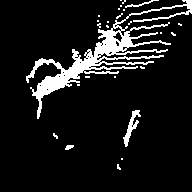
#> input picture captures/2024-02-05-213953_00077.png, 192 x 192 px, found by its file name; its folder holds only this picture in this run
$ python mapper.py
#> lines starting #> are read from the running program, lines starting #| are printed output that depends on the picture; after the words box and inside, x2 and y2 are one past the last pixel; in counts of white or black regions, pixels touching at a corner belong together
### anglerdroid/vision/visodom.py
import cv2
import numpy as np
import math
from dataclasses import dataclass
from typing import Any,Optional,List

@dataclass
class Motion2D:
    lin_vel:     Optional[float]
    ang_vel:     Optional[float]
    seconds:     Optional[float]
    img_tf:      Optional[np.array]
    img_tf_inv:  Optional[np.array]
    dtheta:      Optional[float]
    dx:          Optional[float]
    dy:          Optional[float]
    euclid_dist: Optional[float]
    travel_dist: Optional[float]
    arc_radius:  Optional[float]


class TopdownVisualOdometry:
    def __init__(self, pixel_size=.01, center=None, show_matches=False):
        # meters per pixel
        self.pixel_size = pixel_size

        # (x,y) center of rotation for motion (set to center of first image if not given)
        self.center = center

        # window with keypoint matches
        self.show_matches = show_matches

        # or feature params
        self.good_feat_percent = .4
        self.max_feat = 1000


    # [118 lines left out: functions find_transform, find_motion2d, not called in this run]


# [38 lines that do not run on import are left out]

### anglerdroid/vision/mapper.py
import cv2
import numpy as np
import math
from dataclasses import dataclass
from typing import Any,Optional,List

from .visodom import TopdownVisualOdometry


def load_images_from_folder(folder_path):
    # Get a list of all PNG files in the folder
#> called with folder_path = 'captures/'
    png_files = [file for file in os.listdir(folder_path) if file.endswith('.png')]

    # Sort the files based on their names
    png_files.sort()

    # Initialize an empty list to store images
    images = []

    # Loop through each PNG file
    for file_name in png_files:
        # Read the image using OpenCV
        image = cv2.imread(os.path.join(folder_path, file_name),cv2.IMREAD_GRAYSCALE)
#> image: shape (192, 192); 9.8% white; 26 white regions (22 under 20 px), largest, box (x1, y1, x2, y2) and area: (26, 0, 192, 119) 3132, (123, 110, 141, 147) 211, (125, 0, 159, 8) 63, (65, 145, 74, 150) 32

        # Optionally, you can resize the image if needed
        # image = cv2.resize(image, (width, height))

        # Append the image to the list
        images.append(image)

    # Convert the list of images to a NumPy array
    images_array = np.array(images)

    return images_array


def draw_transform(image, m, center_x=500, center_y=50, bot_angle=0):
    # Calculate new position and angle
    new_x = center_x + m.dx
    new_y = center_y + m.dy
    new_angle = bot_angle +m.dtheta

    # Draw a line representing the movement
    cv2.line(image, (int(center_x), int(center_y)), (int(new_x), int(new_y)), (0, 255, 0), 2)

    # Draw a circle representing the bot
    cv2.circle(image, (int(new_x), int(new_y)), 2, (0, 0, 255), -1)

    # Calculate the endpoint of the orientation line
    end_x = int(new_x + 50 * np.cos(new_angle))
    end_y = int(new_y + 50 * np.sin(new_angle))

    # Draw a line representing the orientation
    #cv2.line(image, (int(new_x), int(new_y)), (end_x, end_y), (255, 0, 0), 2)

    return image

def rotateImage(image, angle):
    center=tuple(np.array(image.shape[0:2])/2)
    rot_mat = cv2.getRotationMatrix2D(center,angle,1.0)
    return cv2.warpAffine(image, rot_mat, image.shape[0:2],flags=cv2.INTER_LINEAR)

def overlay_image(image_large, image_small, center_x, center_y, weight=1.0):
    # Get the dimensions of the small image
    small_height, small_width = image_small.shape

    # Calculate the top-left corner coordinates for placing the small image based on the center
    top_left_x = center_x - small_width // 2
    top_left_y = center_y - small_height // 2

    # Calculate the region of interest (ROI) on the large image
    roi = image_large[top_left_y:top_left_y + small_height, top_left_x:top_left_x + small_width]

    # Overlay the small image onto the ROI with the specified weight
    # Add 'weight' to ROI pixel values, but clip the result to the valid range for np.int8
    roi[np.where(image_small != 0)] = np.minimum(roi[np.where(image_small != 0)] + weight, 255)

    return image_large


if __name__ == '__main__':
    import time
    captures_path="captures/"
    img1 = cv2.imread(captures_path+"2024-02-05-214001_00127.png")
    img2 = cv2.imread(captures_path+"2024-02-05-214001_00132.png")

    cv2.namedWindow("Overlay")
    cv2.createTrackbar("match_percent", "Overlay", 0, 100, lambda x: cv2.setTrackbarPos("match_percent", "Overlay", x))
    cv2.setTrackbarPos("match_percent", "Overlay", 50)

    botxy = (120,212)
    vodom = TopdownVisualOdometry(pixel_size=1, center=botxy, show_matches=True)
    vodom.good_feat_percent=.2
    try:
        while False:
            good_per = cv2.getTrackbarPos('match_percent','Overlay') / 100
            t = time.time()

            vodom.good_feat_percent = good_per
            m = vodom.find_motion2d(img1, img2)
            print(time.time()-t)
            print(m.__dict__)
            print(f"Angle (theta): {np.degrees(m.dtheta):.2f} degrees. ", f"Translation (forward, left): ({m.dx:.2f}, {m.dy:.2f})")

            # Apply the affine transformation to the image
            warped_forward = cv2.warpAffine(img1, m.img_tf, (img2.shape[1], img2.shape[0]))
            warped_back = cv2.warpAffine(img2, m.img_tf_inv, (img2.shape[1], img2.shape[0]))

            #cv2.imshow('Image 1', img1)
            #cv2.imshow('Image 2', img2)
            cv2.imshow('Overlay', cv2.addWeighted(img2,.3,warped_forward,.3,0.0))
            cv2.imshow('Overlay2', cv2.addWeighted(img1,.3,warped_back,.3,0.0))

            cv2.waitKey(1)
    except KeyboardInterrupt:
        pass

    cv2.destroyAllWindows()

    import cv2
    import numpy as np
    import os
    import pickle

    def skeletonize(img):
        size = np.size(img)
        skel = np.zeros(img.shape,np.uint8)

        ret,img = cv2.threshold(img,127,255,0)
        element = cv2.getStructuringElement(cv2.MORPH_CROSS,(3,3))
        done = False
        img = cv2.erode(img,element)
        img = cv2.erode(img,element)
        while( not done):
            eroded = cv2.erode(img,element)
            temp = cv2.dilate(eroded,element)
            temp = cv2.subtract(img,temp)
            skel = cv2.bitwise_or(skel,temp)
            img = eroded.copy()

            zeros = size - cv2.countNonZero(img)
            if zeros==size:
                done = True

        #skel = cv2.dilate(skel,element)
        return skel
        #cv2.imshow("skel",skel)

    folder_path = "captures/"
    pickle_file = "images.pkl"

    # Check if pickle file exists
    if os.path.exists(pickle_file):
        # Load images from pickle file
        with open(pickle_file, 'rb') as f:
            images_array = pickle.load(f)
    else:
        print("reloading images")
        # Load images from folder and sort
        images_array = load_images_from_folder(folder_path)
        for i in range(len(images_array)):
            images_array[i]=skeletonize(images_array[i])
#> this loop made 1 pass
#> (size in skeletonize, element in skeletonize) on pass 1: (36864, [[0, 1, 0], [1, 1, 1], [0, 1, 0]])
#> pass 1, in skeletonize, `img = cv2.erode(img,element)`:
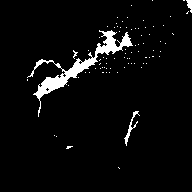
#> img: shape (192, 192); 4.2% white; 81 white regions (78 under 20 px), largest, box (x1, y1, x2, y2) and area: (27, 30, 133, 117) 1281, (124, 111, 140, 146) 107, (186, 0, 192, 13) 46
#> pass 1, in skeletonize, `img = cv2.erode(img,element)`:
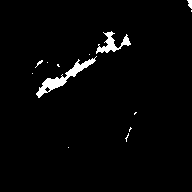
#> img: shape (192, 192); 2.4% white; 13 white regions (10 under 20 px), largest, box (x1, y1, x2, y2) and area: (36, 56, 97, 98) 510, (96, 31, 131, 54) 289, (187, 0, 192, 9) 30

        # Save images array to pickle file
        with open(pickle_file, 'wb') as f:
            pickle.dump(images_array, f)


    # Initialize a blank image for drawing transformations
    blank_image = np.zeros((2000, 2000, 3), dtype=np.uint8)
    # Initialize a blank image for drawing transformations
    map_image = np.zeros((2000, 2000, 1), dtype=np.uint8)
    # Set initial bot pose
    bot_x, bot_y, bot_angle = 1000, 1000, np.radians(-90)

    # Iterate over each image and display using OpenCV
    skip = 1
    start = 0
    end = min(400,len(images_array))
#> end = 1
    for i in range(start+1, end, skip):
        # Display the image
        cv2.imshow('Image', images_array[i])
        print("image ",i)

        try:
            m = vodom.find_motion2d(images_array[i-1],images_array[i])
        except:
            print("nothing",i)
            continue

        if abs(m.dx)>(80 * skip) or abs(m.dy)>(80 * skip) or np.degrees(abs(m.dtheta))>20:
            print("skip",i,m.dx,m.dy,m.dtheta)
            continue
        m.dx=m.dx
        m.dy=m.dy


         # Draw the transformation on the blank image
        #blank_image = draw_transform(blank_image, m, center_x=bot_x, center_y=bot_y, bot_angle=bot_angle)

        # Update bot's pose
        print("rotated",np.degrees(abs(m.dtheta)))
        bot_angle += m.dtheta
        new_x = bot_x + m.dx * np.cos(bot_angle) - m.dy * np.sin(bot_angle)
        new_y = bot_y - m.dx * np.sin(bot_angle) + m.dy * np.cos(bot_angle)


        cv2.line(blank_image, (int(bot_x), int(bot_y)), (int(new_x), int(new_y)), (0, 255, 0), 1)
        bot_x=new_x
        bot_y=new_y


        # Display the transformed image
        bls = cv2.resize(blank_image, (800, 800))
        cv2.imshow('Transformed Image', bls)
        cv2.imshow('Image before', images_array[i])
        unrotated=rotateImage(images_array[i], np.degrees(bot_angle) )
        cv2.imshow('unrotated Image', unrotated)
        print(np.degrees(bot_angle))

        #map_image = np.zeros((2000, 2000, 1), dtype=np.uint8)

        map_image=overlay_image(map_image,unrotated,int(bot_x),int(-bot_y),255)
        mps = cv2.resize(map_image, (800, 800))
        cv2.imshow('map', mps)

        # Wait for a key press
        cv2.waitKey(3)  # Adjust the delay (in milliseconds) to control the frame rate
#> blank_image: shape (2000, 2000, 3); every value is 0
#> map_image: shape (2000, 2000, 1); every value is 0
#> after the loop, bot_angle = -1.57

        # Close the window
    cv2.destroyAllWindows()

$ run again, on captures/2024-02-05-214245_01232.png
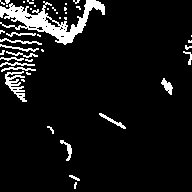
#> input picture captures/2024-02-05-214245_01232.png, 192 x 192 px, found by its file name
#> image: shape (192, 192); 8.1% white; 44 white regions (28 under 20 px), largest, box (x1, y1, x2, y2) and area: (0, 0, 105, 45) 1567, (5, 71, 27, 102) 283, (161, 78, 173, 95) 98
#> the loop `for i in range(len(images_array)):` made 1 pass
#> (size in skeletonize, element in skeletonize) on pass 1: (36864, [[0, 1, 0], [1, 1, 1], [0, 1, 0]])
#> pass 1, in skeletonize, `img = cv2.erode(img,element)`:
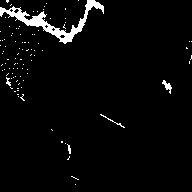
#> img: shape (192, 192); 3.4% white; 96 white regions (91 under 20 px), largest, box (x1, y1, x2, y2) and area: (0, 0, 104, 44) 944, (162, 80, 172, 94) 57, (100, 114, 125, 128) 37, (6, 77, 11, 86) 24, (67, 144, 71, 154) 22
#> pass 1, in skeletonize, `img = cv2.erode(img,element)`:
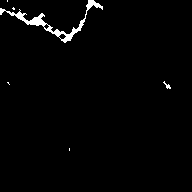
#> img: shape (192, 192); 1.7% white; 6 white regions (4 under 20 px), largest, box (x1, y1, x2, y2) and area: (0, 0, 103, 43) 594, (163, 81, 171, 89) 24
#> end = 1
#> after the loop `for i in range(start+1, end, skip):`: bot_angle = -1.57

$ run again, on captures/2024-02-05-214249_01257.png
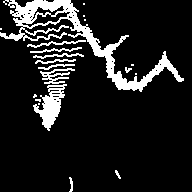
#> input picture captures/2024-02-05-214249_01257.png, 192 x 192 px, found by its file name
#> image: shape (192, 192); 12.2% white; 20 white regions (9 under 20 px), largest, box (x1, y1, x2, y2) and area: (0, 0, 184, 92) 2905, (33, 84, 67, 131) 688, (40, 68, 75, 84) 237
#> the loop `for i in range(len(images_array)):` made 1 pass
#> (size in skeletonize, element in skeletonize) on pass 1: (36864, [[0, 1, 0], [1, 1, 1], [0, 1, 0]])
#> pass 1, in skeletonize, `img = cv2.erode(img,element)`:
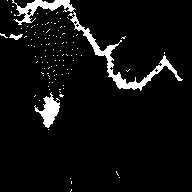
#> img: shape (192, 192); 5.9% white; 114 white regions (111 under 20 px), largest, box (x1, y1, x2, y2) and area: (12, 0, 183, 91) 1545, (34, 92, 60, 128) 407, (9, 34, 23, 40) 46
#> pass 1, in skeletonize, `img = cv2.erode(img,element)`:
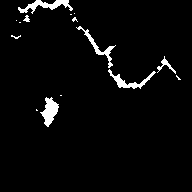
#> img: shape (192, 192); 3.4% white; 15 white regions (9 under 20 px), largest, box (x1, y1, x2, y2) and area: (18, 0, 73, 14) 301, (40, 97, 59, 127) 299, (108, 69, 156, 89) 251, (76, 26, 116, 68) 237, (157, 56, 176, 74) 87, (23, 15, 30, 22) 28
#> end = 1
#> after the loop `for i in range(start+1, end, skip):`: bot_angle = -1.57
